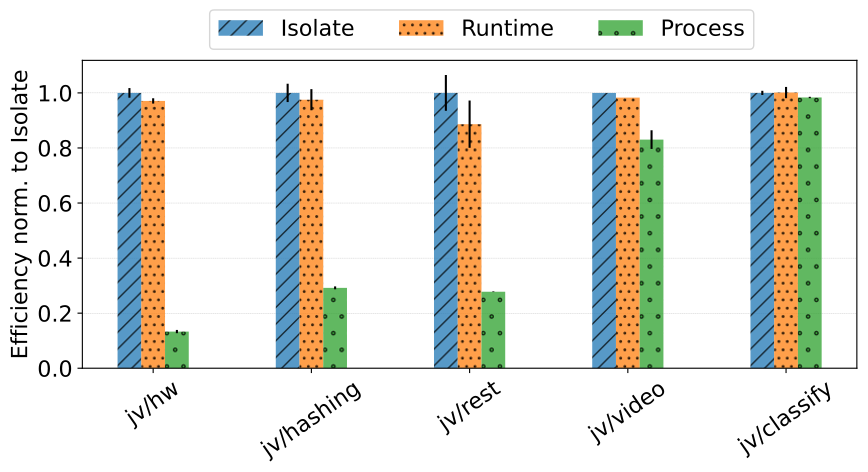

Write Python code to recreate this figure.
#!/usr/bin/python

import results
import matplotlib.pyplot as plt
import numpy as np

benchmark_labels = [
    "jv/hw",
    "jv/hashing",
    "jv/rest",
    "jv/video",
    "jv/classify"
]

isolate_benchmark_path = [
    "java/gv-hello-world-niuk-isolate-benchmark-1-1-2048",
    "java/gv-file-hashing-niuk-isolate-benchmark-1-1-2048",
    "java/gv-httprequest-niuk-isolate-benchmark-1-1-2048",
    "java/gv-video-processing-niuk-isolate-benchmark-1-1-2048",
    "java/gv-classify-niuk-isolate-benchmark-1-1-2048",
]

runtime_benchmark_path = [
    "java/gv-hello-world-niuk-runtime-benchmark-1-1-2048",
    "java/gv-file-hashing-niuk-runtime-benchmark-1-1-2048",
    "java/gv-httprequest-niuk-runtime-benchmark-1-1-2048",
    "java/gv-video-processing-niuk-runtime-benchmark-1-1-2048",
    "java/gv-classify-niuk-runtime-benchmark-1-1-2048",
]

process_benchmark_path = [
    "java/gv-hello-world-niuk-process-benchmark-1-1-2048",
    "java/gv-file-hashing-niuk-process-benchmark-1-1-2048",
    "java/gv-httprequest-niuk-process-benchmark-1-1-2048",
    "java/gv-video-processing-niuk-process-benchmark-1-1-2048",
    "java/gv-classify-niuk-process-benchmark-1-1-2048",
]

# Efficiency in ops/s/gb.
isolate_eff_avg = {}
isolate_eff_std = {}
runtime_eff_avg = {}
runtime_eff_std = {}
process_eff_avg = {}
process_eff_std = {}

for path in isolate_benchmark_path:
    isolate_eff_avg[path] = results.process_result(path)["eff_avg"]
    isolate_eff_std[path] = results.process_result(path)["eff_std"]
for path in runtime_benchmark_path:
    runtime_eff_avg[path] = results.process_result(path)["eff_avg"]
    runtime_eff_std[path] = results.process_result(path)["eff_std"]
for path in process_benchmark_path:
    process_eff_avg[path] = results.process_result(path)["eff_avg"]
    process_eff_std[path] = results.process_result(path)["eff_std"]

# Normalization to isolate.
for path in process_benchmark_path:
    process_eff_avg[path] = process_eff_avg[path] / isolate_eff_avg[path.replace("-process-", "-isolate-")]
    process_eff_std[path] = process_eff_std[path] / isolate_eff_avg[path.replace("-process-", "-isolate-")]
for path in runtime_benchmark_path:
    runtime_eff_avg[path] = runtime_eff_avg[path] / isolate_eff_avg[path.replace("-runtime-", "-isolate-")]
    runtime_eff_std[path] = runtime_eff_std[path] / isolate_eff_avg[path.replace("-runtime-", "-isolate-")]
for path in isolate_benchmark_path:
    isolate_eff_std[path] = isolate_eff_std[path] / isolate_eff_avg[path]
    isolate_eff_avg[path] = 1

x = np.arange(len(benchmark_labels))
width = 0.15

plt.rcParams.update({'font.size': 16})

fig, ax = plt.subplots()
ax.bar(x - width, isolate_eff_avg.values(), yerr=isolate_eff_std.values(), width=width, hatch='//', label='Isolate', alpha=0.75)
ax.bar(x        , runtime_eff_avg.values(), yerr=runtime_eff_std.values(), width=width, hatch='..', label='Runtime', alpha=0.75)
ax.bar(x + width, process_eff_avg.values(), yerr=process_eff_std.values(), width=width, hatch='.', label='Process', alpha=0.75)

ax.set_ylabel('Efficiency norm. to Isolate')
ax.set_xticks(x, benchmark_labels)
ax.set_axisbelow(True)
plt.grid(axis = 'y', linestyle = '--', linewidth = 0.25)
plt.xticks(rotation = 35)
fig.set_figwidth(10)
fig.set_figheight(4)

ax.legend(ncol=3, bbox_to_anchor=(.15, 1))
plt.savefig("sandboxes-efficiency-norm.pdf", bbox_inches='tight')
plt.savefig("sandboxes-efficiency-norm.png", bbox_inches='tight')
ax.legend(ncol=3)
plt.show()
